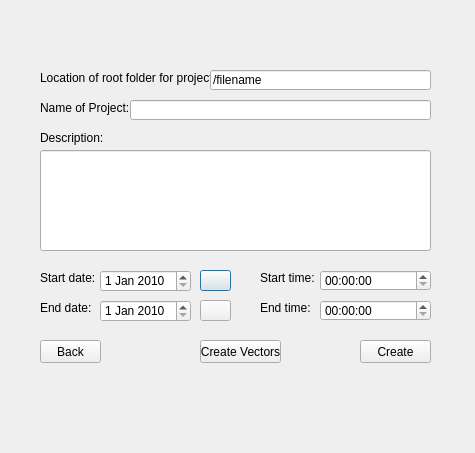
<?xml version="1.0" encoding="UTF-8"?>
<ui version="4.0">
 <class>Dialog</class>
 <widget class="QDialog" name="Dialog">
  <property name="geometry">
   <rect>
    <x>0</x>
    <y>0</y>
    <width>475</width>
    <height>453</height>
   </rect>
  </property>
  <property name="windowTitle">
   <string>Dialog</string>
  </property>
  <widget class="QLineEdit" name="lineEdit">
   <property name="geometry">
    <rect>
     <x>130</x>
     <y>100</y>
     <width>301</width>
     <height>20</height>
    </rect>
   </property>
   <property name="text">
    <string/>
   </property>
  </widget>
  <widget class="QLabel" name="label">
   <property name="geometry">
    <rect>
     <x>40</x>
     <y>100</y>
     <width>91</width>
     <height>16</height>
    </rect>
   </property>
   <property name="text">
    <string>Name of Project:</string>
   </property>
  </widget>
  <widget class="QLabel" name="label_2">
   <property name="geometry">
    <rect>
     <x>40</x>
     <y>130</y>
     <width>91</width>
     <height>16</height>
    </rect>
   </property>
   <property name="text">
    <string>Description:</string>
   </property>
  </widget>
  <widget class="QLineEdit" name="lineEdit_2">
   <property name="geometry">
    <rect>
     <x>40</x>
     <y>150</y>
     <width>391</width>
     <height>101</height>
    </rect>
   </property>
   <property name="text">
    <string/>
   </property>
  </widget>
  <widget class="QLabel" name="label_3">
   <property name="geometry">
    <rect>
     <x>40</x>
     <y>270</y>
     <width>71</width>
     <height>16</height>
    </rect>
   </property>
   <property name="text">
    <string>Start date:</string>
   </property>
  </widget>
  <widget class="QLabel" name="label_4">
   <property name="geometry">
    <rect>
     <x>40</x>
     <y>300</y>
     <width>71</width>
     <height>16</height>
    </rect>
   </property>
   <property name="text">
    <string>End date:</string>
   </property>
  </widget>
  <widget class="QPushButton" name="pushButton">
   <property name="geometry">
    <rect>
     <x>200</x>
     <y>270</y>
     <width>31</width>
     <height>21</height>
    </rect>
   </property>
   <property name="text">
    <string/>
   </property>
   <property name="default">
    <bool>false</bool>
   </property>
  </widget>
  <widget class="QPushButton" name="pushButton_2">
   <property name="enabled">
    <bool>true</bool>
   </property>
   <property name="geometry">
    <rect>
     <x>200</x>
     <y>300</y>
     <width>31</width>
     <height>21</height>
    </rect>
   </property>
   <property name="text">
    <string/>
   </property>
   <property name="default">
    <bool>false</bool>
   </property>
  </widget>
  <widget class="QLabel" name="label_5">
   <property name="geometry">
    <rect>
     <x>260</x>
     <y>300</y>
     <width>71</width>
     <height>16</height>
    </rect>
   </property>
   <property name="text">
    <string>End time:</string>
   </property>
  </widget>
  <widget class="QLabel" name="label_6">
   <property name="geometry">
    <rect>
     <x>260</x>
     <y>270</y>
     <width>71</width>
     <height>16</height>
    </rect>
   </property>
   <property name="text">
    <string>Start time:</string>
   </property>
  </widget>
  <widget class="QPushButton" name="pushButton_3">
   <property name="geometry">
    <rect>
     <x>40</x>
     <y>340</y>
     <width>61</width>
     <height>23</height>
    </rect>
   </property>
   <property name="text">
    <string>Back</string>
   </property>
  </widget>
  <widget class="QPushButton" name="pushButton_4">
   <property name="geometry">
    <rect>
     <x>200</x>
     <y>340</y>
     <width>81</width>
     <height>23</height>
    </rect>
   </property>
   <property name="text">
    <string>Create Vectors</string>
   </property>
  </widget>
  <widget class="QPushButton" name="pushButton_5">
   <property name="geometry">
    <rect>
     <x>360</x>
     <y>340</y>
     <width>71</width>
     <height>23</height>
    </rect>
   </property>
   <property name="text">
    <string>Create</string>
   </property>
  </widget>
  <widget class="QLabel" name="label_7">
   <property name="geometry">
    <rect>
     <x>40</x>
     <y>70</y>
     <width>171</width>
     <height>16</height>
    </rect>
   </property>
   <property name="text">
    <string>Location of root folder for project:</string>
   </property>
  </widget>
  <widget class="QTimeEdit" name="timeEdit">
   <property name="geometry">
    <rect>
     <x>320</x>
     <y>270</y>
     <width>111</width>
     <height>21</height>
    </rect>
   </property>
  </widget>
  <widget class="QTimeEdit" name="timeEdit_2">
   <property name="geometry">
    <rect>
     <x>320</x>
     <y>300</y>
     <width>111</width>
     <height>21</height>
    </rect>
   </property>
  </widget>
  <widget class="QDateEdit" name="dateEdit">
   <property name="geometry">
    <rect>
     <x>100</x>
     <y>270</y>
     <width>91</width>
     <height>22</height>
    </rect>
   </property>
   <property name="dateTime">
    <datetime>
     <hour>0</hour>
     <minute>0</minute>
     <second>0</second>
     <year>2010</year>
     <month>1</month>
     <day>1</day>
    </datetime>
   </property>
  </widget>
  <widget class="QDateEdit" name="dateEdit_2">
   <property name="geometry">
    <rect>
     <x>100</x>
     <y>300</y>
     <width>91</width>
     <height>22</height>
    </rect>
   </property>
   <property name="dateTime">
    <datetime>
     <hour>0</hour>
     <minute>0</minute>
     <second>0</second>
     <year>2010</year>
     <month>1</month>
     <day>1</day>
    </datetime>
   </property>
  </widget>
  <widget class="QLineEdit" name="lineEdit_3">
   <property name="geometry">
    <rect>
     <x>210</x>
     <y>70</y>
     <width>221</width>
     <height>20</height>
    </rect>
   </property>
   <property name="text">
    <string>/filename</string>
   </property>
  </widget>
 </widget>
 <resources/>
 <connections/>
</ui>
